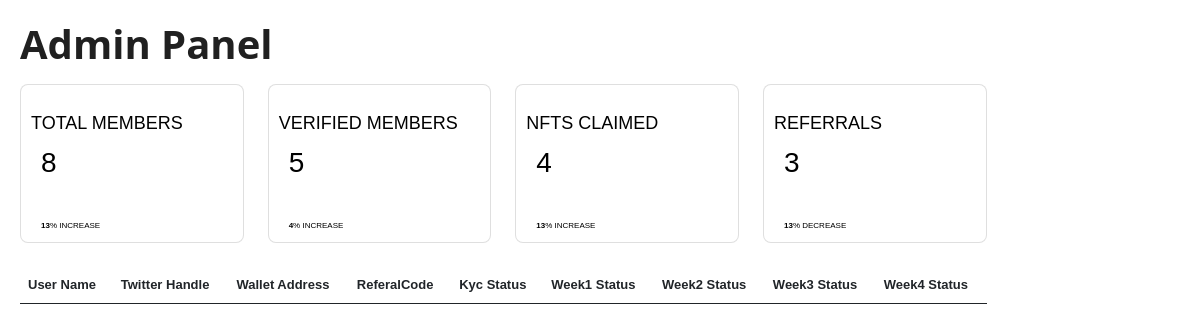
Page /adminpanel/ on the earlier database version.
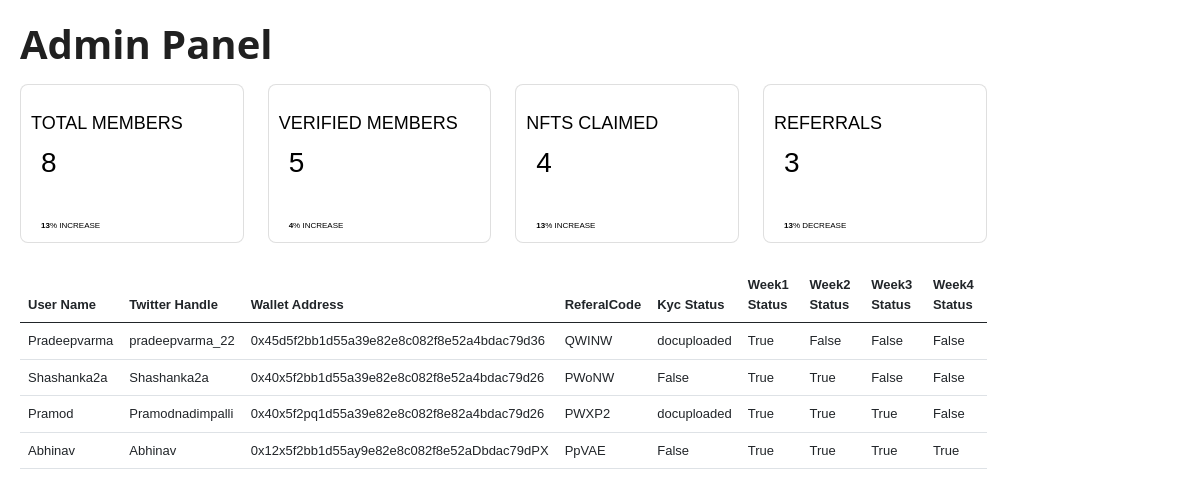
Same page on the later database version.
### INDIGGator/models.py (models this page shows, shortened)
class User(models.Model):
    userName = models.CharField(max_length=255,null=False,blank=False)
    twitterHandle= models.CharField(max_length=255,null=True,blank=False)
    walletAddress = models.CharField(max_length=255,null=False,blank=False)
    whoReferedMe = models.CharField(max_length=255,null=True,blank=True)
    myRefrealCode = models.CharField(max_length=255,null=True,blank=True)
    isKycVerified = models.CharField(max_length=255,null=True,blank=True,default="False")

### INDIGGator/views.py (the view)
# urls.py: path('adminpanel/',AdminPanel,name='adminpanel')
def AdminPanel(request):
    if request.POST:
        print('hello')
        print(request.POST.get('admin-address'))
    user = User.objects.all()
    course = courseCompleted.objects.all()
    final_data= []
    for i in course:
        final_data.append([i.user.userName,i.user.twitterHandle,i.user.walletAddress,i.user.myRefrealCode,i.user.isKycVerified,i.isWeek1Completed,i.isWeek2Completed,i.isWeek3Completed,i.isWeek4Completed])
    context={'allUserData':final_data}
    return render(request,'adminpanel.html',context)

### templates/adminpanel.html (shortened to what this page needs)
<!DOCTYPE html>
<html lang="en">
{%  load static %}
<head>
    <link href="https://cdn.jsdelivr.net/npm/bootstrap@5.0.1/dist/css/bootstrap.min.css" rel="stylesheet"
>
</head>
<body>
        <h1>Admin Panel</h1>
        <main role="main" class="col-md-9 ml-sm-auto col-lg-10 my-3">
          <div class="card-list">
            <div class="row">
              <div class="col-12 col-md-6 col-lg-4 col-xl-3 mb-4">
                <div class="card" style="color:black;">
                  <div class="title">total members</div>
                  <div class="value">8</div>
                  <div class="stat"><b>13</b>% increase</div>
                </div>
              </div>
              <div class="col-12 col-md-6 col-lg-4 col-xl-3 mb-4">
                <div class="card" style="color:black;">
                  <div class="title">verified members</div>
                  <div class="value">5</div>
                  <div class="stat"><b>4</b>% increase</div>
                </div>
              </div>
              <div class="col-12 col-md-6 col-lg-4 col-xl-3 mb-4">
                <div class="card" style="color:black;">
                  <div class="title">NFTs claimed</div>
                  <div class="value">4</div>
                  <div class="stat"><b>13</b>% increase</div>
                </div>
              </div>
              <div class="col-12 col-md-6 col-lg-4 col-xl-3 mb-4">
                <div class="card" style="color:black;">
                  <div class="title">Referrals</div>
                  <div class="value">3</div>
                  <div class="stat"><b>13</b>% decrease</div>
                </div>
              </div>
            </div>
          </div>
        <table id="basic-data-table" class="table nowrap" style="width:100%">
            <thead>
              <tr>
                <th>User Name</th>
                <th>Twitter Handle</th>
                <th>Wallet Address</th>
                <th>ReferalCode</th>
                <th>Kyc Status</th>
                <th>Week1 Status</th>
                <th>Week2 Status</th>
                <th>Week3 Status</th>
                <th>Week4 Status</th>
            </tr>
            </thead>
            <tbody>
        {% for i in allUserData %}
        <tr>
            {% for j in i %}
                    <td>{{j}}</td>
            {% endfor %}
        </tr>
        {% endfor %}
    </tbody>
</table>
</body>
</html>

### templates/adminpanel.html (style rules this page uses)
body { background-color: #fff; padding: 20px; }
body { color: #202020; font-family: "Montserrat", "Helvetica", "Open Sans", "Arial"; font-size: 13px; }
.card { border-radius: 8px; color: white; padding: 10px; position: relative; }
.stat { border-top: 1px solid rgba(255, 255, 255, 0.3); font-size: 8px; margin-top: 25px; padding: 10px 10px 0; text-transform: uppercase; }
.title { display: inline-block; font-size: 8px; padding: 10px 10px 0; text-transform: uppercase; }
.value { font-size: 28px; padding: 0 10px; }
.count,.title { display: inline-block; }
.title { font-size: 21px; }
.title { font-size: 18px; margin: 0; padding: 15px 0 5px; }
h1 { font-size: 40px; padding-left:0px; font-weight: bold; font-family: 'Open Sans', sans-serif; margin-bottom: 0; }

Differences in the rows shown:
added User: i "Pradeepvarma" "pradeepvarma_22" "0x45d5f2bb1d55a39e82e8c082f8e52a4bdac79d36" "QWINW" "docuploaded"
added User: i "Shashanka2a" "Shashanka2a" "0x40x5f2bb1d55a39e82e8c082f8e52a4bdac79d26" "PWoNW" "False"
added User: i "Pramod" "Pramodnadimpalli" "0x40x5f2pq1d55a39e82e8c082f8e82a4bdac79d26" "PWXP2" "docuploaded"
added User: i "Abhinav" "Abhinav" "0x12x5f2bb1d55ay9e82e8c082f8e52aDbdac79dPX" "PpVAE" "False"
Other differences:
new list line: "True False False False"
new list line: "True True False False"
new list line: "True True True False"
new list line: "True True True True"
